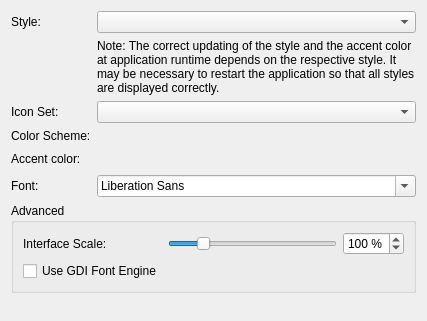
<?xml version="1.0" encoding="UTF-8"?>
<ui version="4.0">
 <class>WdgPreferencesPageAppearance</class>
 <widget class="QWidget" name="WdgPreferencesPageAppearance">
  <property name="geometry">
   <rect>
    <x>0</x>
    <y>0</y>
    <width>427</width>
    <height>321</height>
   </rect>
  </property>
  <property name="windowTitle">
   <string>Form</string>
  </property>
  <layout class="QVBoxLayout" name="verticalLayout_2">
   <item>
    <layout class="QFormLayout" name="flGeneral">
     <item row="0" column="0">
      <widget class="QLabel" name="lStyle">
       <property name="text">
        <string>Style:</string>
       </property>
      </widget>
     </item>
     <item row="0" column="1">
      <widget class="QComboBox" name="cbStyle"/>
     </item>
     <item row="4" column="0">
      <widget class="QLabel" name="label">
       <property name="text">
        <string>Accent color:</string>
       </property>
      </widget>
     </item>
     <item row="4" column="1">
      <layout class="QHBoxLayout" name="horizontalLayout">
       <item>
        <widget class="WdgAccentColorSelector" name="acsAccentColor" native="true"/>
       </item>
       <item>
        <spacer name="horizontalSpacer">
         <property name="orientation">
          <enum>Qt::Orientation::Horizontal</enum>
         </property>
         <property name="sizeHint" stdset="0">
          <size>
           <width>40</width>
           <height>20</height>
          </size>
         </property>
        </spacer>
       </item>
      </layout>
     </item>
     <item row="5" column="0">
      <widget class="QLabel" name="lFont">
       <property name="text">
        <string>Font:</string>
       </property>
      </widget>
     </item>
     <item row="5" column="1">
      <widget class="QFontComboBox" name="fcbFont"/>
     </item>
     <item row="1" column="1">
      <widget class="QLabel" name="lStyleNote">
       <property name="text">
        <string>Note: The correct updating of the style and the accent color at application runtime depends on the respective style. It may be necessary to restart the application so that all styles are displayed correctly.</string>
       </property>
       <property name="alignment">
        <set>Qt::AlignmentFlag::AlignLeading|Qt::AlignmentFlag::AlignLeft|Qt::AlignmentFlag::AlignTop</set>
       </property>
       <property name="wordWrap">
        <bool>true</bool>
       </property>
      </widget>
     </item>
     <item row="3" column="0">
      <widget class="QLabel" name="label_2">
       <property name="text">
        <string>Color Scheme:</string>
       </property>
      </widget>
     </item>
     <item row="3" column="1">
      <widget class="WdgColorSchemeSelector" name="cssColorScheme" native="true"/>
     </item>
     <item row="2" column="0">
      <widget class="QLabel" name="label_3">
       <property name="text">
        <string>Icon Set:</string>
       </property>
      </widget>
     </item>
     <item row="2" column="1">
      <widget class="QComboBox" name="cbIconSet"/>
     </item>
    </layout>
   </item>
   <item>
    <widget class="QGroupBox" name="gbAdvanced">
     <property name="title">
      <string>Advanced</string>
     </property>
     <layout class="QFormLayout" name="formLayout">
      <item row="0" column="0">
       <widget class="QLabel" name="label_4">
        <property name="text">
         <string>Interface Scale:</string>
        </property>
       </widget>
      </item>
      <item row="0" column="1">
       <layout class="QHBoxLayout" name="horizontalLayout_2">
        <item>
         <widget class="QSlider" name="hsUiScale">
          <property name="minimum">
           <number>10</number>
          </property>
          <property name="maximum">
           <number>500</number>
          </property>
          <property name="singleStep">
           <number>10</number>
          </property>
          <property name="value">
           <number>100</number>
          </property>
          <property name="orientation">
           <enum>Qt::Orientation::Horizontal</enum>
          </property>
         </widget>
        </item>
        <item>
         <widget class="QSpinBox" name="sbUiScale">
          <property name="suffix">
           <string> %</string>
          </property>
          <property name="minimum">
           <number>10</number>
          </property>
          <property name="maximum">
           <number>500</number>
          </property>
          <property name="singleStep">
           <number>10</number>
          </property>
          <property name="value">
           <number>100</number>
          </property>
         </widget>
        </item>
       </layout>
      </item>
      <item row="1" column="0">
       <widget class="QCheckBox" name="cbGDIEngine">
        <property name="text">
         <string>Use GDI Font Engine</string>
        </property>
       </widget>
      </item>
     </layout>
    </widget>
   </item>
   <item>
    <spacer name="verticalSpacer">
     <property name="orientation">
      <enum>Qt::Orientation::Vertical</enum>
     </property>
     <property name="sizeHint" stdset="0">
      <size>
       <width>20</width>
       <height>40</height>
      </size>
     </property>
    </spacer>
   </item>
  </layout>
 </widget>
 <customwidgets>
  <customwidget>
   <class>WdgAccentColorSelector</class>
   <extends>QWidget</extends>
   <header>src\ui\widgets\WdgAccentColorSelector.h</header>
   <container>1</container>
  </customwidget>
  <customwidget>
   <class>WdgColorSchemeSelector</class>
   <extends>QWidget</extends>
   <header>src\ui\widgets\WdgColorSchemeSelector.h</header>
   <container>1</container>
  </customwidget>
 </customwidgets>
 <resources/>
 <connections/>
</ui>
